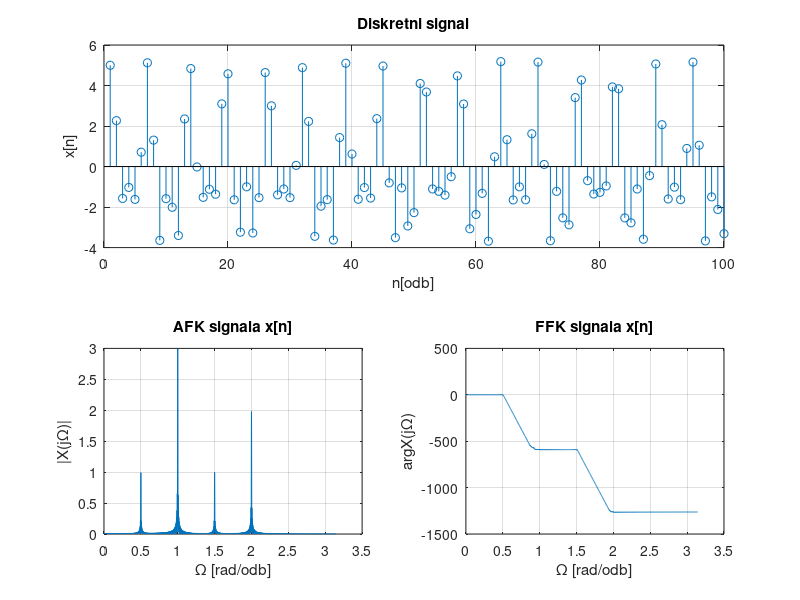
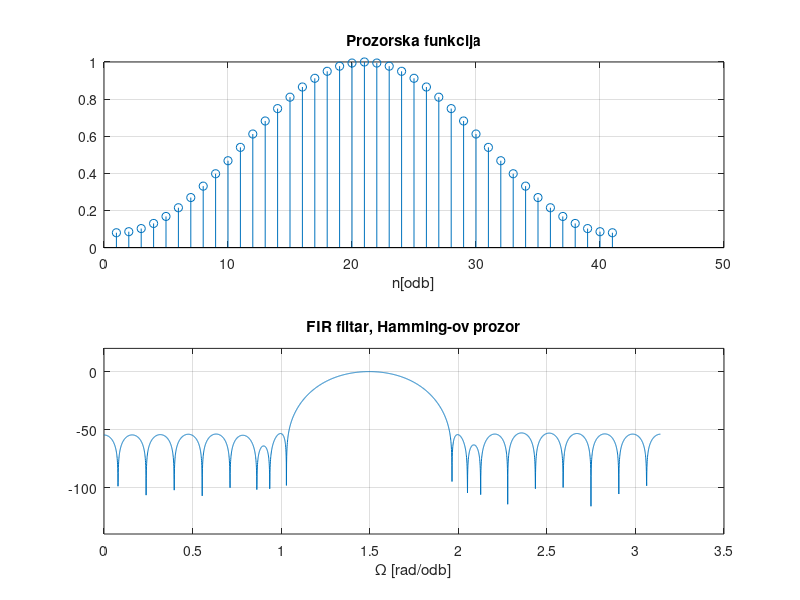
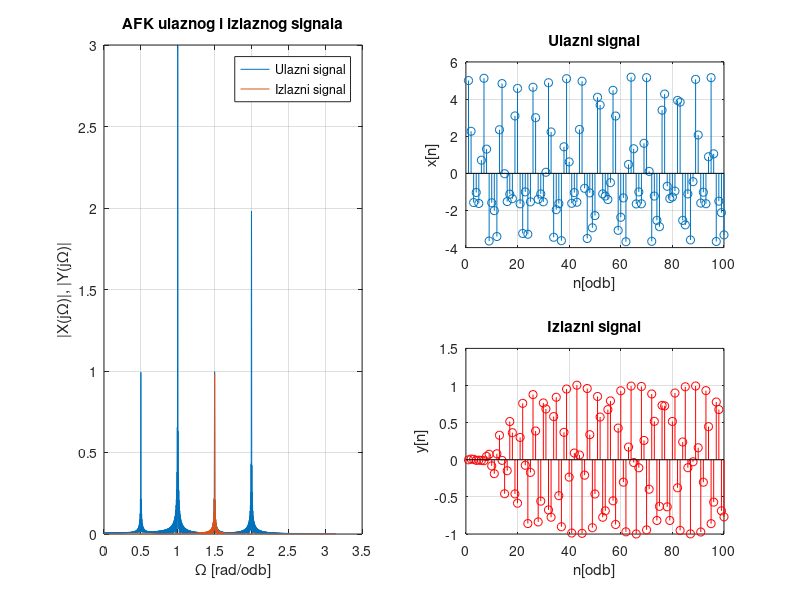

Write the MATLAB code that produced these figures, in order.
close all; clear all; clc;

data = load('diskretni_signal.mat');
x = data.x;
N = 4*2^nextpow2(length(x));
w1 = 0:2*pi/N:pi;
X = fft(x,N)/length(x);
X1 = abs(X(1:N/2+1));
X1(2:N/2+1) = 2*X1(2:N/2+1);
Xphase = unwrap(angle(X(1:N/2+1)));

figure(1)
  subplot(2,2,1:2)
    stem(x(1:100));
    xlabel('n[odb]'); ylabel('x[n]'); title('Diskretni signal'); grid on;
  subplot(2,2,3)
    plot(w1,X1);
    xlabel('\Omega [rad/odb]'); ylabel('|X(j\Omega)|'); title('AFK signala x[n]'); grid on;
  subplot(2,2,4)
    plot(w1,Xphase);
    xlabel('\Omega [rad/odb]'); ylabel('arg{X(j\Omega)}'); title('FFK signala x[n]'); grid on;
    
% Kreiranje filtra
n = 40;
window = hamming(n+1);
Wn = [1.3 1.7]/pi;
a = 1;
b = fir1(n,Wn,window);
[hz,w] = freqz(b,a,N/2+1);

figure(2)
  subplot(2,1,1)
    stem(window);
    xlabel('n[odb]'); title('Prozorska funkcija'); grid on;
  subplot(2,1,2)
    plot(w,20*log10(abs(hz)));
    ylim([-140 20]);
    xlabel('\Omega [rad/odb]'); title('FIR filtar, Hamming-ov prozor'); grid on;
    
% Filtriranje signala
y = filter(b,a,x);
Y = fft(y,N)/length(y);
Y1 = abs(Y(1:N/2+1));
Y1(2:N/2+1) = 2*Y1(2:N/2+1);

figure(3)
  subplot(2,2,[1,3])
    plot(w1,X1); hold on;
    plot(w1,Y1);
    legend('Ulazni signal', 'Izlazni signal');
    xlabel('\Omega [rad/odb]'); ylabel('|X(j\Omega)|, |Y(j\Omega)|'); title('AFK ulaznog i izlaznog signala'); grid on;
  subplot(2,2,2)
    stem(x(1:100));
    xlabel('n[odb]'); ylabel('x[n]'); title('Ulazni signal'); grid on;
  subplot(2,2,4)
    stem(y(1:100),'r');
    xlabel('n[odb]'); ylabel('y[n]'); title('Izlazni signal'); grid on;